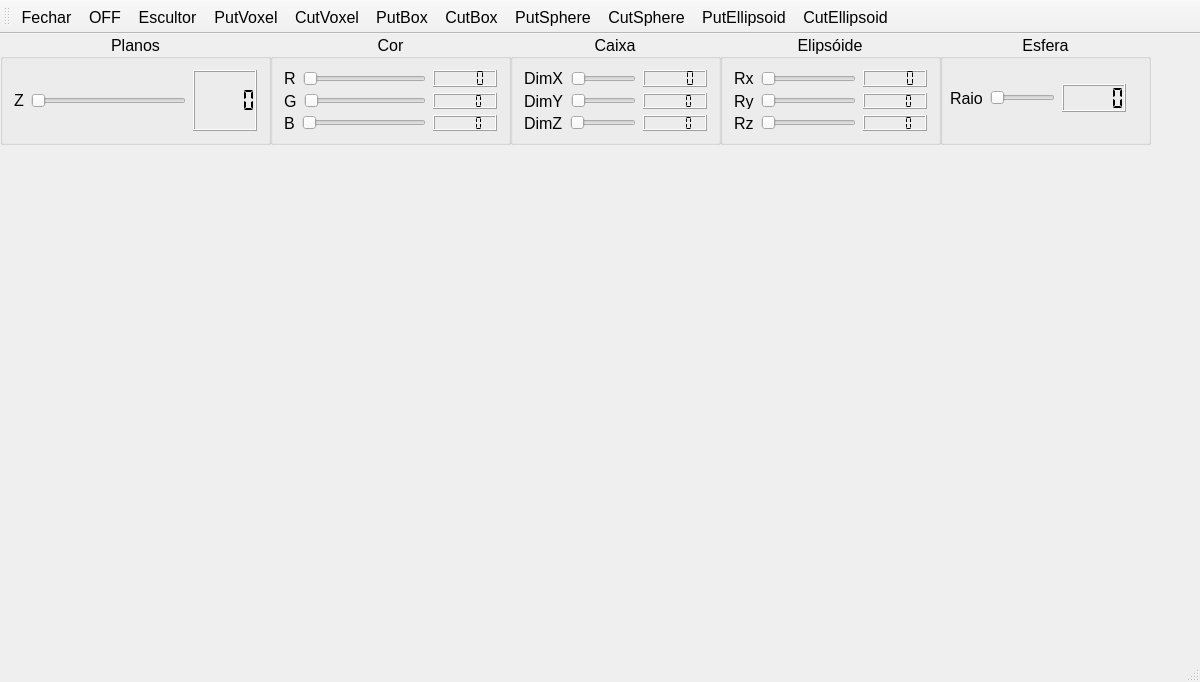
<?xml version="1.0" encoding="UTF-8"?>
<ui version="4.0">
 <class>MainWindow</class>
 <widget class="QMainWindow" name="MainWindow">
  <property name="geometry">
   <rect>
    <x>0</x>
    <y>0</y>
    <width>1200</width>
    <height>682</height>
   </rect>
  </property>
  <property name="sizePolicy">
   <sizepolicy hsizetype="Preferred" vsizetype="Preferred">
    <horstretch>0</horstretch>
    <verstretch>0</verstretch>
   </sizepolicy>
  </property>
  <property name="maximumSize">
   <size>
    <width>16777215</width>
    <height>16777215</height>
   </size>
  </property>
  <property name="contextMenuPolicy">
   <enum>Qt::DefaultContextMenu</enum>
  </property>
  <property name="windowTitle">
   <string>MainWindow</string>
  </property>
  <property name="layoutDirection">
   <enum>Qt::LeftToRight</enum>
  </property>
  <widget class="QWidget" name="centralWidget">
   <property name="maximumSize">
    <size>
     <width>1300</width>
     <height>990</height>
    </size>
   </property>
   <widget class="QGroupBox" name="groupBoxPlanos">
    <property name="geometry">
     <rect>
      <x>0</x>
      <y>0</y>
      <width>271</width>
      <height>111</height>
     </rect>
    </property>
    <property name="font">
     <font>
      <family>Ubuntu</family>
      <pointsize>12</pointsize>
     </font>
    </property>
    <property name="title">
     <string>Planos</string>
    </property>
    <property name="alignment">
     <set>Qt::AlignCenter</set>
    </property>
    <layout class="QVBoxLayout" name="verticalLayout_6">
     <item>
      <layout class="QHBoxLayout" name="horizontalLayout_20" stretch="0,85,15">
       <property name="spacing">
        <number>7</number>
       </property>
       <item>
        <widget class="QLabel" name="label_19">
         <property name="text">
          <string>Z</string>
         </property>
        </widget>
       </item>
       <item>
        <widget class="QSlider" name="horizontalZ">
         <property name="orientation">
          <enum>Qt::Horizontal</enum>
         </property>
        </widget>
       </item>
       <item>
        <widget class="QLCDNumber" name="lcdNumberZ">
         <property name="lineWidth">
          <number>1</number>
         </property>
         <property name="segmentStyle">
          <enum>QLCDNumber::Flat</enum>
         </property>
        </widget>
       </item>
      </layout>
     </item>
    </layout>
   </widget>
   <widget class="Plotter" name="widget" native="true">
    <property name="geometry">
     <rect>
      <x>10</x>
      <y>120</y>
      <width>1141</width>
      <height>461</height>
     </rect>
    </property>
    <property name="sizePolicy">
     <sizepolicy hsizetype="Preferred" vsizetype="Preferred">
      <horstretch>0</horstretch>
      <verstretch>0</verstretch>
     </sizepolicy>
    </property>
    <property name="maximumSize">
     <size>
      <width>555555</width>
      <height>555555</height>
     </size>
    </property>
    <property name="layoutDirection">
     <enum>Qt::LeftToRight</enum>
    </property>
   </widget>
   <widget class="QGroupBox" name="groupBoxCor">
    <property name="geometry">
     <rect>
      <x>270</x>
      <y>0</y>
      <width>241</width>
      <height>111</height>
     </rect>
    </property>
    <property name="font">
     <font>
      <pointsize>12</pointsize>
     </font>
    </property>
    <property name="title">
     <string>Cor</string>
    </property>
    <property name="alignment">
     <set>Qt::AlignCenter</set>
    </property>
    <property name="flat">
     <bool>false</bool>
    </property>
    <layout class="QVBoxLayout" name="verticalLayout_9">
     <item>
      <layout class="QVBoxLayout" name="verticalLayout_4">
       <item>
        <layout class="QHBoxLayout" name="horizontalLayout_11" stretch="0,70,30">
         <property name="spacing">
          <number>7</number>
         </property>
         <item>
          <widget class="QLabel" name="label_11">
           <property name="text">
            <string>R</string>
           </property>
          </widget>
         </item>
         <item>
          <widget class="QSlider" name="horizontalR">
           <property name="maximum">
            <number>255</number>
           </property>
           <property name="orientation">
            <enum>Qt::Horizontal</enum>
           </property>
          </widget>
         </item>
         <item>
          <widget class="QLCDNumber" name="lcdNumberR">
           <property name="maximumSize">
            <size>
             <width>80</width>
             <height>40</height>
            </size>
           </property>
           <property name="font">
            <font>
             <family>Ubuntu</family>
             <pointsize>12</pointsize>
             <weight>50</weight>
             <bold>false</bold>
            </font>
           </property>
           <property name="lineWidth">
            <number>1</number>
           </property>
           <property name="segmentStyle">
            <enum>QLCDNumber::Flat</enum>
           </property>
          </widget>
         </item>
        </layout>
       </item>
       <item>
        <layout class="QHBoxLayout" name="horizontalLayout_12" stretch="0,70,30">
         <property name="spacing">
          <number>7</number>
         </property>
         <item>
          <widget class="QLabel" name="label_12">
           <property name="text">
            <string>G</string>
           </property>
          </widget>
         </item>
         <item>
          <widget class="QSlider" name="horizontalG">
           <property name="maximum">
            <number>255</number>
           </property>
           <property name="orientation">
            <enum>Qt::Horizontal</enum>
           </property>
          </widget>
         </item>
         <item>
          <widget class="QLCDNumber" name="lcdNumberG">
           <property name="maximumSize">
            <size>
             <width>80</width>
             <height>40</height>
            </size>
           </property>
           <property name="lineWidth">
            <number>1</number>
           </property>
           <property name="segmentStyle">
            <enum>QLCDNumber::Flat</enum>
           </property>
          </widget>
         </item>
        </layout>
       </item>
       <item>
        <layout class="QHBoxLayout" name="horizontalLayout_13" stretch="0,70,30">
         <property name="spacing">
          <number>7</number>
         </property>
         <item>
          <widget class="QLabel" name="label_13">
           <property name="text">
            <string>B</string>
           </property>
          </widget>
         </item>
         <item>
          <widget class="QSlider" name="horizontalB">
           <property name="maximum">
            <number>255</number>
           </property>
           <property name="orientation">
            <enum>Qt::Horizontal</enum>
           </property>
          </widget>
         </item>
         <item>
          <widget class="QLCDNumber" name="lcdNumberB">
           <property name="maximumSize">
            <size>
             <width>80</width>
             <height>40</height>
            </size>
           </property>
           <property name="lineWidth">
            <number>1</number>
           </property>
           <property name="segmentStyle">
            <enum>QLCDNumber::Flat</enum>
           </property>
          </widget>
         </item>
        </layout>
       </item>
      </layout>
     </item>
    </layout>
   </widget>
   <widget class="QGroupBox" name="groupBoxEsfera">
    <property name="geometry">
     <rect>
      <x>940</x>
      <y>0</y>
      <width>211</width>
      <height>111</height>
     </rect>
    </property>
    <property name="font">
     <font>
      <pointsize>12</pointsize>
     </font>
    </property>
    <property name="title">
     <string>Esfera</string>
    </property>
    <property name="alignment">
     <set>Qt::AlignCenter</set>
    </property>
    <property name="flat">
     <bool>false</bool>
    </property>
    <widget class="QWidget" name="layoutWidget">
     <property name="geometry">
      <rect>
       <x>10</x>
       <y>40</y>
       <width>187</width>
       <height>48</height>
      </rect>
     </property>
     <layout class="QHBoxLayout" name="horizontalLayout" stretch="0,68,0">
      <property name="spacing">
       <number>7</number>
      </property>
      <property name="leftMargin">
       <number>0</number>
      </property>
      <property name="topMargin">
       <number>10</number>
      </property>
      <property name="bottomMargin">
       <number>10</number>
      </property>
      <item>
       <widget class="QLabel" name="label">
        <property name="text">
         <string>Raio</string>
        </property>
       </widget>
      </item>
      <item>
       <widget class="QSlider" name="horizontalRaioEsfera">
        <property name="orientation">
         <enum>Qt::Horizontal</enum>
        </property>
       </widget>
      </item>
      <item>
       <widget class="QLCDNumber" name="lcdNumberRaioEsfera">
        <property name="maximumSize">
         <size>
          <width>80</width>
          <height>40</height>
         </size>
        </property>
        <property name="frameShape">
         <enum>QFrame::Box</enum>
        </property>
        <property name="frameShadow">
         <enum>QFrame::Raised</enum>
        </property>
        <property name="lineWidth">
         <number>1</number>
        </property>
        <property name="segmentStyle">
         <enum>QLCDNumber::Flat</enum>
        </property>
       </widget>
      </item>
     </layout>
    </widget>
   </widget>
   <widget class="QGroupBox" name="groupBoxEllipsoid">
    <property name="geometry">
     <rect>
      <x>720</x>
      <y>0</y>
      <width>221</width>
      <height>111</height>
     </rect>
    </property>
    <property name="font">
     <font>
      <pointsize>12</pointsize>
     </font>
    </property>
    <property name="title">
     <string>Elipsóide</string>
    </property>
    <property name="alignment">
     <set>Qt::AlignCenter</set>
    </property>
    <property name="flat">
     <bool>false</bool>
    </property>
    <layout class="QVBoxLayout" name="verticalLayout_2">
     <item>
      <layout class="QHBoxLayout" name="horizontalLayout_2" stretch="0,70,30">
       <property name="spacing">
        <number>7</number>
       </property>
       <item>
        <widget class="QLabel" name="label_2">
         <property name="text">
          <string>Rx</string>
         </property>
        </widget>
       </item>
       <item>
        <widget class="QSlider" name="horizontalRaioXEllipsoid">
         <property name="orientation">
          <enum>Qt::Horizontal</enum>
         </property>
        </widget>
       </item>
       <item>
        <widget class="QLCDNumber" name="lcdNumberRaioXElipse">
         <property name="maximumSize">
          <size>
           <width>80</width>
           <height>40</height>
          </size>
         </property>
         <property name="lineWidth">
          <number>1</number>
         </property>
         <property name="segmentStyle">
          <enum>QLCDNumber::Flat</enum>
         </property>
        </widget>
       </item>
      </layout>
     </item>
     <item>
      <layout class="QHBoxLayout" name="horizontalLayout_4" stretch="0,70,30">
       <property name="spacing">
        <number>7</number>
       </property>
       <item>
        <widget class="QLabel" name="label_4">
         <property name="text">
          <string>Ry</string>
         </property>
        </widget>
       </item>
       <item>
        <widget class="QSlider" name="horizontalRaioYEllipsoid">
         <property name="orientation">
          <enum>Qt::Horizontal</enum>
         </property>
        </widget>
       </item>
       <item>
        <widget class="QLCDNumber" name="lcdNumberRaioYElipse">
         <property name="maximumSize">
          <size>
           <width>80</width>
           <height>40</height>
          </size>
         </property>
         <property name="lineWidth">
          <number>1</number>
         </property>
         <property name="segmentStyle">
          <enum>QLCDNumber::Flat</enum>
         </property>
        </widget>
       </item>
      </layout>
     </item>
     <item>
      <layout class="QHBoxLayout" name="horizontalLayout_3" stretch="0,70,30">
       <property name="spacing">
        <number>7</number>
       </property>
       <item>
        <widget class="QLabel" name="label_3">
         <property name="text">
          <string>Rz</string>
         </property>
        </widget>
       </item>
       <item>
        <widget class="QSlider" name="horizontalRaioZEllipsoid">
         <property name="orientation">
          <enum>Qt::Horizontal</enum>
         </property>
        </widget>
       </item>
       <item>
        <widget class="QLCDNumber" name="lcdNumberRaioZElipse">
         <property name="maximumSize">
          <size>
           <width>80</width>
           <height>40</height>
          </size>
         </property>
         <property name="lineWidth">
          <number>1</number>
         </property>
         <property name="segmentStyle">
          <enum>QLCDNumber::Flat</enum>
         </property>
        </widget>
       </item>
      </layout>
     </item>
    </layout>
   </widget>
   <widget class="QGroupBox" name="groupBoxCaixa">
    <property name="geometry">
     <rect>
      <x>510</x>
      <y>0</y>
      <width>211</width>
      <height>111</height>
     </rect>
    </property>
    <property name="font">
     <font>
      <pointsize>12</pointsize>
     </font>
    </property>
    <property name="title">
     <string>Caixa</string>
    </property>
    <property name="alignment">
     <set>Qt::AlignCenter</set>
    </property>
    <property name="flat">
     <bool>false</bool>
    </property>
    <layout class="QVBoxLayout" name="verticalLayout_3">
     <item>
      <layout class="QHBoxLayout" name="horizontalLayout_5" stretch="0,70,30">
       <property name="spacing">
        <number>7</number>
       </property>
       <item>
        <widget class="QLabel" name="label_5">
         <property name="text">
          <string>DimX</string>
         </property>
        </widget>
       </item>
       <item>
        <widget class="QSlider" name="horizontalDimXCaixa">
         <property name="orientation">
          <enum>Qt::Horizontal</enum>
         </property>
        </widget>
       </item>
       <item>
        <widget class="QLCDNumber" name="lcdNumberDimXCaixa">
         <property name="maximumSize">
          <size>
           <width>80</width>
           <height>40</height>
          </size>
         </property>
         <property name="lineWidth">
          <number>1</number>
         </property>
         <property name="segmentStyle">
          <enum>QLCDNumber::Flat</enum>
         </property>
        </widget>
       </item>
      </layout>
     </item>
     <item>
      <layout class="QHBoxLayout" name="horizontalLayout_6" stretch="0,70,30">
       <property name="spacing">
        <number>7</number>
       </property>
       <item>
        <widget class="QLabel" name="label_6">
         <property name="text">
          <string>DimY</string>
         </property>
        </widget>
       </item>
       <item>
        <widget class="QSlider" name="horizontalDimYCaixa">
         <property name="orientation">
          <enum>Qt::Horizontal</enum>
         </property>
        </widget>
       </item>
       <item>
        <widget class="QLCDNumber" name="lcdNumberDimYCaixa">
         <property name="maximumSize">
          <size>
           <width>80</width>
           <height>40</height>
          </size>
         </property>
         <property name="lineWidth">
          <number>1</number>
         </property>
         <property name="segmentStyle">
          <enum>QLCDNumber::Flat</enum>
         </property>
        </widget>
       </item>
      </layout>
     </item>
     <item>
      <layout class="QHBoxLayout" name="horizontalLayout_7" stretch="0,70,30">
       <property name="spacing">
        <number>7</number>
       </property>
       <item>
        <widget class="QLabel" name="label_7">
         <property name="text">
          <string>DimZ</string>
         </property>
        </widget>
       </item>
       <item>
        <widget class="QSlider" name="horizontalDimZCaixa">
         <property name="orientation">
          <enum>Qt::Horizontal</enum>
         </property>
        </widget>
       </item>
       <item>
        <widget class="QLCDNumber" name="lcdNumberDimZCaixa">
         <property name="maximumSize">
          <size>
           <width>80</width>
           <height>40</height>
          </size>
         </property>
         <property name="lineWidth">
          <number>1</number>
         </property>
         <property name="segmentStyle">
          <enum>QLCDNumber::Flat</enum>
         </property>
        </widget>
       </item>
      </layout>
     </item>
    </layout>
   </widget>
  </widget>
  <widget class="QMenuBar" name="menuBar">
   <property name="geometry">
    <rect>
     <x>0</x>
     <y>0</y>
     <width>1200</width>
     <height>22</height>
    </rect>
   </property>
  </widget>
  <widget class="QToolBar" name="mainToolBar">
   <property name="font">
    <font>
     <pointsize>12</pointsize>
    </font>
   </property>
   <attribute name="toolBarArea">
    <enum>TopToolBarArea</enum>
   </attribute>
   <attribute name="toolBarBreak">
    <bool>false</bool>
   </attribute>
   <addaction name="actionFechar"/>
   <addaction name="actionSalvar"/>
   <addaction name="actionEscultor"/>
   <addaction name="actionPutVoxel"/>
   <addaction name="actionCutVoxel"/>
   <addaction name="actionPutBox"/>
   <addaction name="actionCutBox"/>
   <addaction name="actionPutSphere"/>
   <addaction name="actionCutSphere"/>
   <addaction name="actionPutEllipsoid"/>
   <addaction name="actionCutEllipsoid"/>
  </widget>
  <widget class="QStatusBar" name="statusBar"/>
  <action name="actionEscultor">
   <property name="text">
    <string>Escultor</string>
   </property>
   <property name="font">
    <font>
     <pointsize>12</pointsize>
    </font>
   </property>
  </action>
  <action name="actionFechar">
   <property name="text">
    <string>Fechar</string>
   </property>
  </action>
  <action name="actionPutVoxel">
   <property name="checkable">
    <bool>true</bool>
   </property>
   <property name="checked">
    <bool>false</bool>
   </property>
   <property name="text">
    <string>PutVoxel</string>
   </property>
  </action>
  <action name="actionCutVoxel">
   <property name="checkable">
    <bool>true</bool>
   </property>
   <property name="text">
    <string>CutVoxel</string>
   </property>
  </action>
  <action name="actionPutBox">
   <property name="checkable">
    <bool>true</bool>
   </property>
   <property name="text">
    <string>PutBox</string>
   </property>
  </action>
  <action name="actionCutBox">
   <property name="checkable">
    <bool>true</bool>
   </property>
   <property name="text">
    <string>CutBox</string>
   </property>
  </action>
  <action name="actionPutSphere">
   <property name="checkable">
    <bool>true</bool>
   </property>
   <property name="text">
    <string>PutSphere</string>
   </property>
  </action>
  <action name="actionCutSphere">
   <property name="checkable">
    <bool>true</bool>
   </property>
   <property name="text">
    <string>CutSphere</string>
   </property>
  </action>
  <action name="actionPutEllipsoid">
   <property name="checkable">
    <bool>true</bool>
   </property>
   <property name="text">
    <string>PutEllipsoid</string>
   </property>
  </action>
  <action name="actionCutEllipsoid">
   <property name="checkable">
    <bool>true</bool>
   </property>
   <property name="text">
    <string>CutEllipsoid</string>
   </property>
  </action>
  <action name="actionSalvar">
   <property name="text">
    <string>OFF</string>
   </property>
  </action>
 </widget>
 <layoutdefault spacing="6" margin="11"/>
 <customwidgets>
  <customwidget>
   <class>Plotter</class>
   <extends>QWidget</extends>
   <header>plotter.h</header>
   <container>1</container>
   <slots>
    <slot>alteraCor()</slot>
    <slot>mudaB(int)</slot>
    <slot>mudaG(int)</slot>
    <slot>salvaEscultor()</slot>
    <slot>executaGeomview()</slot>
    <slot>limpaEscultor()</slot>
   </slots>
  </customwidget>
 </customwidgets>
 <resources/>
 <connections>
  <connection>
   <sender>horizontalRaioEsfera</sender>
   <signal>valueChanged(int)</signal>
   <receiver>lcdNumberRaioEsfera</receiver>
   <slot>display(int)</slot>
   <hints>
    <hint type="sourcelabel">
     <x>171</x>
     <y>192</y>
    </hint>
    <hint type="destinationlabel">
     <x>242</x>
     <y>196</y>
    </hint>
   </hints>
  </connection>
  <connection>
   <sender>horizontalRaioXEllipsoid</sender>
   <signal>valueChanged(int)</signal>
   <receiver>lcdNumberRaioXElipse</receiver>
   <slot>display(int)</slot>
   <hints>
    <hint type="sourcelabel">
     <x>171</x>
     <y>318</y>
    </hint>
    <hint type="destinationlabel">
     <x>242</x>
     <y>323</y>
    </hint>
   </hints>
  </connection>
  <connection>
   <sender>horizontalRaioYEllipsoid</sender>
   <signal>valueChanged(int)</signal>
   <receiver>lcdNumberRaioYElipse</receiver>
   <slot>display(int)</slot>
   <hints>
    <hint type="sourcelabel">
     <x>171</x>
     <y>351</y>
    </hint>
    <hint type="destinationlabel">
     <x>242</x>
     <y>356</y>
    </hint>
   </hints>
  </connection>
  <connection>
   <sender>horizontalRaioZEllipsoid</sender>
   <signal>valueChanged(int)</signal>
   <receiver>lcdNumberRaioZElipse</receiver>
   <slot>display(int)</slot>
   <hints>
    <hint type="sourcelabel">
     <x>171</x>
     <y>383</y>
    </hint>
    <hint type="destinationlabel">
     <x>242</x>
     <y>388</y>
    </hint>
   </hints>
  </connection>
  <connection>
   <sender>horizontalDimXCaixa</sender>
   <signal>valueChanged(int)</signal>
   <receiver>lcdNumberDimXCaixa</receiver>
   <slot>display(int)</slot>
   <hints>
    <hint type="sourcelabel">
     <x>171</x>
     <y>460</y>
    </hint>
    <hint type="destinationlabel">
     <x>242</x>
     <y>465</y>
    </hint>
   </hints>
  </connection>
  <connection>
   <sender>horizontalDimYCaixa</sender>
   <signal>valueChanged(int)</signal>
   <receiver>lcdNumberDimYCaixa</receiver>
   <slot>display(int)</slot>
   <hints>
    <hint type="sourcelabel">
     <x>171</x>
     <y>493</y>
    </hint>
    <hint type="destinationlabel">
     <x>242</x>
     <y>498</y>
    </hint>
   </hints>
  </connection>
  <connection>
   <sender>horizontalDimZCaixa</sender>
   <signal>valueChanged(int)</signal>
   <receiver>lcdNumberDimZCaixa</receiver>
   <slot>display(int)</slot>
   <hints>
    <hint type="sourcelabel">
     <x>171</x>
     <y>518</y>
    </hint>
    <hint type="destinationlabel">
     <x>208</x>
     <y>514</y>
    </hint>
   </hints>
  </connection>
  <connection>
   <sender>horizontalR</sender>
   <signal>valueChanged(int)</signal>
   <receiver>lcdNumberR</receiver>
   <slot>display(int)</slot>
   <hints>
    <hint type="sourcelabel">
     <x>155</x>
     <y>596</y>
    </hint>
    <hint type="destinationlabel">
     <x>202</x>
     <y>595</y>
    </hint>
   </hints>
  </connection>
  <connection>
   <sender>horizontalG</sender>
   <signal>valueChanged(int)</signal>
   <receiver>lcdNumberG</receiver>
   <slot>display(int)</slot>
   <hints>
    <hint type="sourcelabel">
     <x>114</x>
     <y>624</y>
    </hint>
    <hint type="destinationlabel">
     <x>197</x>
     <y>629</y>
    </hint>
   </hints>
  </connection>
  <connection>
   <sender>horizontalB</sender>
   <signal>valueChanged(int)</signal>
   <receiver>lcdNumberB</receiver>
   <slot>display(int)</slot>
   <hints>
    <hint type="sourcelabel">
     <x>164</x>
     <y>655</y>
    </hint>
    <hint type="destinationlabel">
     <x>196</x>
     <y>654</y>
    </hint>
   </hints>
  </connection>
  <connection>
   <sender>horizontalZ</sender>
   <signal>valueChanged(int)</signal>
   <receiver>lcdNumberZ</receiver>
   <slot>display(int)</slot>
   <hints>
    <hint type="sourcelabel">
     <x>1067</x>
     <y>692</y>
    </hint>
    <hint type="destinationlabel">
     <x>1112</x>
     <y>692</y>
    </hint>
   </hints>
  </connection>
  <connection>
   <sender>actionFechar</sender>
   <signal>triggered(bool)</signal>
   <receiver>MainWindow</receiver>
   <slot>close()</slot>
   <hints>
    <hint type="sourcelabel">
     <x>-1</x>
     <y>-1</y>
    </hint>
    <hint type="destinationlabel">
     <x>630</x>
     <y>375</y>
    </hint>
   </hints>
  </connection>
  <connection>
   <sender>actionPutVoxel</sender>
   <signal>triggered(bool)</signal>
   <receiver>MainWindow</receiver>
   <slot>capturaAcao(bool)</slot>
   <hints>
    <hint type="sourcelabel">
     <x>-1</x>
     <y>-1</y>
    </hint>
    <hint type="destinationlabel">
     <x>630</x>
     <y>375</y>
    </hint>
   </hints>
  </connection>
  <connection>
   <sender>actionCutVoxel</sender>
   <signal>triggered(bool)</signal>
   <receiver>MainWindow</receiver>
   <slot>capturaAcao(bool)</slot>
   <hints>
    <hint type="sourcelabel">
     <x>-1</x>
     <y>-1</y>
    </hint>
    <hint type="destinationlabel">
     <x>630</x>
     <y>375</y>
    </hint>
   </hints>
  </connection>
  <connection>
   <sender>actionPutBox</sender>
   <signal>triggered(bool)</signal>
   <receiver>MainWindow</receiver>
   <slot>capturaAcao(bool)</slot>
   <hints>
    <hint type="sourcelabel">
     <x>-1</x>
     <y>-1</y>
    </hint>
    <hint type="destinationlabel">
     <x>630</x>
     <y>375</y>
    </hint>
   </hints>
  </connection>
  <connection>
   <sender>actionCutBox</sender>
   <signal>triggered(bool)</signal>
   <receiver>MainWindow</receiver>
   <slot>capturaAcao(bool)</slot>
   <hints>
    <hint type="sourcelabel">
     <x>-1</x>
     <y>-1</y>
    </hint>
    <hint type="destinationlabel">
     <x>630</x>
     <y>375</y>
    </hint>
   </hints>
  </connection>
  <connection>
   <sender>actionPutSphere</sender>
   <signal>triggered(bool)</signal>
   <receiver>MainWindow</receiver>
   <slot>capturaAcao(bool)</slot>
   <hints>
    <hint type="sourcelabel">
     <x>-1</x>
     <y>-1</y>
    </hint>
    <hint type="destinationlabel">
     <x>630</x>
     <y>375</y>
    </hint>
   </hints>
  </connection>
  <connection>
   <sender>actionCutSphere</sender>
   <signal>triggered(bool)</signal>
   <receiver>MainWindow</receiver>
   <slot>capturaAcao(bool)</slot>
   <hints>
    <hint type="sourcelabel">
     <x>-1</x>
     <y>-1</y>
    </hint>
    <hint type="destinationlabel">
     <x>630</x>
     <y>375</y>
    </hint>
   </hints>
  </connection>
  <connection>
   <sender>actionPutEllipsoid</sender>
   <signal>triggered(bool)</signal>
   <receiver>MainWindow</receiver>
   <slot>capturaAcao(bool)</slot>
   <hints>
    <hint type="sourcelabel">
     <x>-1</x>
     <y>-1</y>
    </hint>
    <hint type="destinationlabel">
     <x>630</x>
     <y>375</y>
    </hint>
   </hints>
  </connection>
  <connection>
   <sender>actionCutEllipsoid</sender>
   <signal>triggered(bool)</signal>
   <receiver>MainWindow</receiver>
   <slot>capturaAcao(bool)</slot>
   <hints>
    <hint type="sourcelabel">
     <x>-1</x>
     <y>-1</y>
    </hint>
    <hint type="destinationlabel">
     <x>630</x>
     <y>375</y>
    </hint>
   </hints>
  </connection>
  <connection>
   <sender>horizontalG</sender>
   <signal>valueChanged(int)</signal>
   <receiver>widget</receiver>
   <slot>mudaG(int)</slot>
   <hints>
    <hint type="sourcelabel">
     <x>106</x>
     <y>627</y>
    </hint>
    <hint type="destinationlabel">
     <x>757</x>
     <y>334</y>
    </hint>
   </hints>
  </connection>
  <connection>
   <sender>horizontalB</sender>
   <signal>valueChanged(int)</signal>
   <receiver>widget</receiver>
   <slot>mudaB(int)</slot>
   <hints>
    <hint type="sourcelabel">
     <x>75</x>
     <y>660</y>
    </hint>
    <hint type="destinationlabel">
     <x>400</x>
     <y>419</y>
    </hint>
   </hints>
  </connection>
  <connection>
   <sender>actionSalvar</sender>
   <signal>triggered(bool)</signal>
   <receiver>widget</receiver>
   <slot>salvaEscultor()</slot>
   <hints>
    <hint type="sourcelabel">
     <x>-1</x>
     <y>-1</y>
    </hint>
    <hint type="destinationlabel">
     <x>757</x>
     <y>334</y>
    </hint>
   </hints>
  </connection>
 </connections>
 <slots>
  <slot>capturaAcao(bool)</slot>
 </slots>
</ui>
